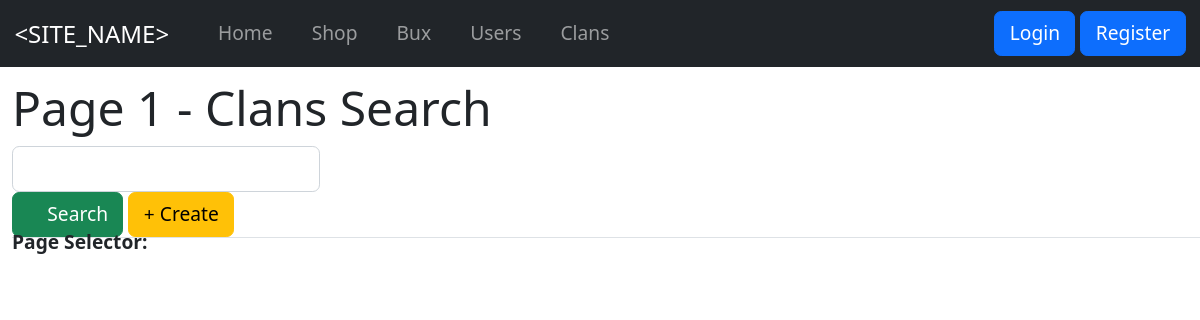
The app's page /clans/search.php, older data.
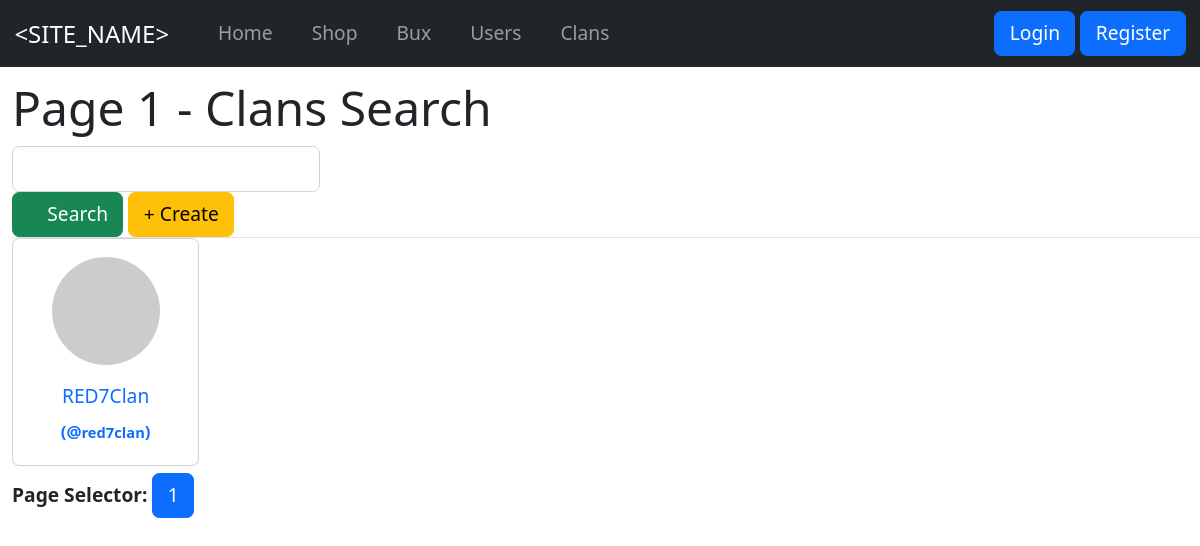
The same page, newer data.
### tables this page shows
CREATE TABLE `site_info` (
  `id` int(11) NOT NULL AUTO_INCREMENT,
  `name` text NOT NULL,
  `content` text NOT NULL,
  PRIMARY KEY (`id`)
);

CREATE TABLE `clans` (
  `id` bigint(20) NOT NULL AUTO_INCREMENT,
  `name` varchar(100) DEFAULT NULL,
  `displayname` varchar(100) DEFAULT NULL,
  `currency` bigint(20) NOT NULL DEFAULT 0,
  `members` varchar(255) DEFAULT NULL,
  `owner` int(11) DEFAULT NULL,
  `icon` longtext NOT NULL,
  `description` varchar(100) DEFAULT NULL,
  `created_at` datetime DEFAULT current_timestamp(),
  `hasInfraction` int(11) NOT NULL DEFAULT 0,
  `isVerified` int(11) NOT NULL DEFAULT 0,
  `bannedDate` datetime DEFAULT NULL,
  `bannedReason` varchar(100) DEFAULT NULL,
  `isSpecial` int(11) NOT NULL DEFAULT 0,
  PRIMARY KEY (`id`)
);

### assets/classes/Site.php (called while the page is built, shortened)
<?php
$site_name = function () use ($link) {
	$sql_query = "SELECT content FROM site_info WHERE name = 'site_name'";
	$result = mysqli_query($link, $sql_query);
	if (mysqli_num_rows($result) > 0) {
		while ($row = mysqli_fetch_assoc($result)) {
			return $row["content"];
		}
	}
};
$currency_name = function () use ($link) {
	$sql_query = "SELECT content FROM site_info WHERE name = 'currency'";
	$result = mysqli_query($link, $sql_query);
	if (mysqli_num_rows($result) > 0) {
		while ($row = mysqli_fetch_assoc($result)) {
			return $row["content"];
		}
	}
};

### assets/common.php (called while the page is built, shortened)
<?php
include_once $_SERVER["DOCUMENT_ROOT"] . "/assets/config.php";
require($_SERVER["DOCUMENT_ROOT"] . "/assets/classes/Site.php");
$site_name = $site_name();
$currency_name = $currency_name();

### clans/search.php (the view, shortened to what this page needs)
<?php
if (isset($_GET['search'])) {
	$key = htmlspecialchars($_GET["search"]);
} else {
	$key = "";
}
?>
<?php
require $_SERVER["DOCUMENT_ROOT"] . "/assets/common.php";
if (isset($_GET["page"])) {
	$page = htmlspecialchars($_GET["page"]);
} else {
	$page = 1;
};
?>
<!DOCTYPE html>
<html lang="en">
<head>
	<link href="https://cdn.jsdelivr.net/npm/bootstrap@5.2.0-beta1/dist/css/bootstrap.min.css" rel="stylesheet">
	<link rel="stylesheet" href="/assets/css/style.css">
</head>
<body>
	<?php include_once $_SERVER["DOCUMENT_ROOT"] . "/account/navbar.php" ?>
	<div class="page-content-wrapper">
		<div class="d-flex align-items-center">
			<h1>Page <?php echo $page ?> - Clans Search</h1>
		</div>
		<div class="d-flex align-items-center border-bottom">
			<form method="get">
				<input class="form-control" type="text" name="search" value="<?php echo htmlspecialchars($key); ?>" />
				<button class="btn btn-success" type="submit" name="form_submit" onclick="spin();"><i class="fa-solid fa-magnifying-glass"></i> Search</button>
				<a class="btn btn-warning" href="/clans/create.php"><i class="fa-solid fa-plus"></i> Create</a>
			</form>
		</div>
		<div class="row row-cols-1 row-cols-md-3 g-4">
			<?php
			$datatable = "clans";
			$results_per_page = 21;
			$sql = "SELECT id, name, displayname, icon FROM clans WHERE `displayname` like '%$key%' OR `name` like '%$key%'";
			$result = mysqli_query($link, $sql);
			while ($row = mysqli_fetch_assoc($result)) {
				if ($row["displayname"] === null || $row["displayname"] === "") {
					$owner_f = htmlspecialchars($row["name"]);
				} else {
					$owner_f = htmlspecialchars($row["displayname"]);
				}
				echo '<div class="col profile-list-card"><a class="profile-list" href="/clans/profile.php?id=' . htmlspecialchars($row["id"]) . '"><div class="align-items-center card text-center"><img class="card-img-top user-img" src="' . $row["icon"] . '"><div class="card-body"><h6 class="card-title profile-list-title">' . htmlspecialchars($owner_f) . '</h6> <small><b>(@<small class="profile-list-title">' . htmlspecialchars($row["name"]) . '</small>)</b></small></div></div></a></div>';
			};
			?>
		</div>
		<div class="d-flex justify-content flex-wrap flex-md align-items-center pt-3 mb-3">
			<a><b>Page Selector:&nbsp;</b></a>
			<?php
			$sql = "SELECT COUNT(ID) AS total FROM " . $datatable;
			$result = mysqli_query($link, $sql);
			$row = mysqli_fetch_assoc($result);
			$total_pages = ceil($row["total"] / $results_per_page);
			for ($i = 1; $i <= $total_pages; $i++) {
				echo " <a class='btn btn-primary' href='/clans/?page=" . $i . "'";
				if ($i === $page)  echo " class='curPage'";
				echo ">" . $i . "</a>&nbsp;";
			};
			?>
		</div>
	</div>
</body>
</html>

### account/navbar.php (shortened to what this page needs)
<nav class="navbar navbar-expand-md navbar-dark sticky-top bg-dark">
	<div class="container-fluid">
		<a class="navbar-brand" href="/index.php"><?php echo htmlspecialchars($site_name); ?></a>
		<div class="collapse navbar-collapse" id="navbarCollapse">
			<ul class="navbar-nav me-auto mb-2 mb-md-0">
				<li class="nav-item">
					<a class="nav-link" aria-current="page" href="/"><i class="fa-solid fa-house"></i> Home</a>
				</li>
				<li class="nav-item">
					<a class="nav-link" aria-current="page" href="/shop"><i class="fa-solid fa-shop"></i> Shop</a>
				</li>
				<li class="nav-item">
					<a class="nav-link" aria-current="page" href="/currency.php"><i class="fa-solid fa-wallet"></i> <?php echo $currency_name ?></a>
				</li>
				<li class="nav-item">
					<a class="nav-link" aria-current="page" href="/users/search.php"><i class="fa-solid fa-users"></i> Users</a>
				</li>
				<li class="nav-item">
					<a class="nav-link" aria-current="page" href="/clans/search.php"><i class="fa-solid fa-people-group"></i> Clans</a>
				</li>
			</ul>
			<form class="d-flex">
				<ul class="navbar-nav">
					<?php
					if (!isset($_SESSION["loggedin"]) || $_SESSION["loggedin"] !== true) {
						echo '<div class="btn-group" role="group"><li class=nav-item><a aria-current=page class="btn btn-primary"href=/login.php?u=/home.php>Login</a><li class=nav-item>&nbsp;<a aria-current=page class="btn btn-primary"href=/register.php>Register</a></div>';
					} else {
						include_once "navbar-logged-in.php";
					}
					?>
				</ul>
			</form>
		</div>
	</div>
</nav>

### assets/css/style.css (style rules this page uses)
body { zoom: 1.2; }
html, body { margin: 0; height: 100%; }
.row .profile-list { width: 100%; }
div .profile-list { height: 180px; width: 180px; }
a, h6, small, b .profile-list { text-decoration: none; }
.profile-list-title { text-align: center; width: 120px; text-overflow: ellipsis; white-space: nowrap; overflow: hidden; }
div .profile-list-card { height: 180px; width: 180px; }
.user-img { height: 90px; width: 90px; margin-top: 15px; border-radius: 50%; }
.page-content-wrapper { margin-top: 10px; margin-left: 10px; }

Row changes from the older to the newer data that the page shows:
added clans: displayname "RED7Clan", name "red7clan"
Text that changed along with them:
new list line: "1"
